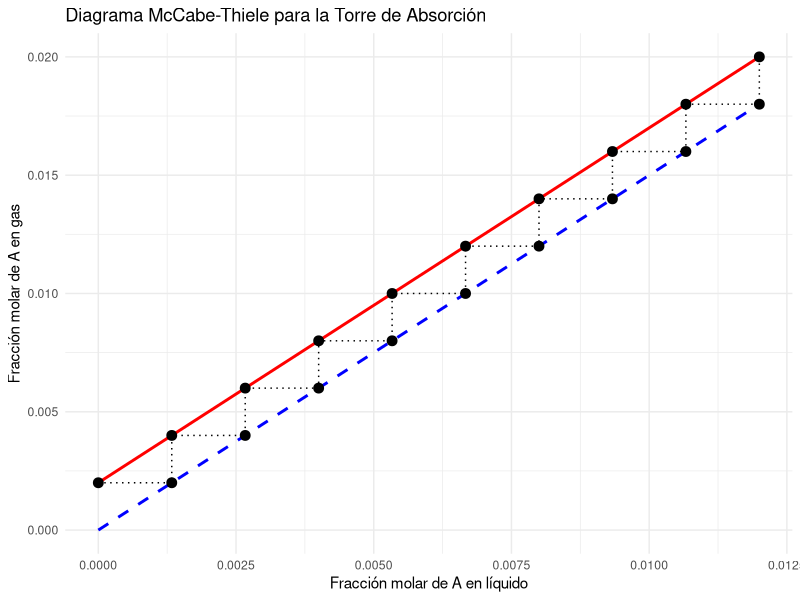
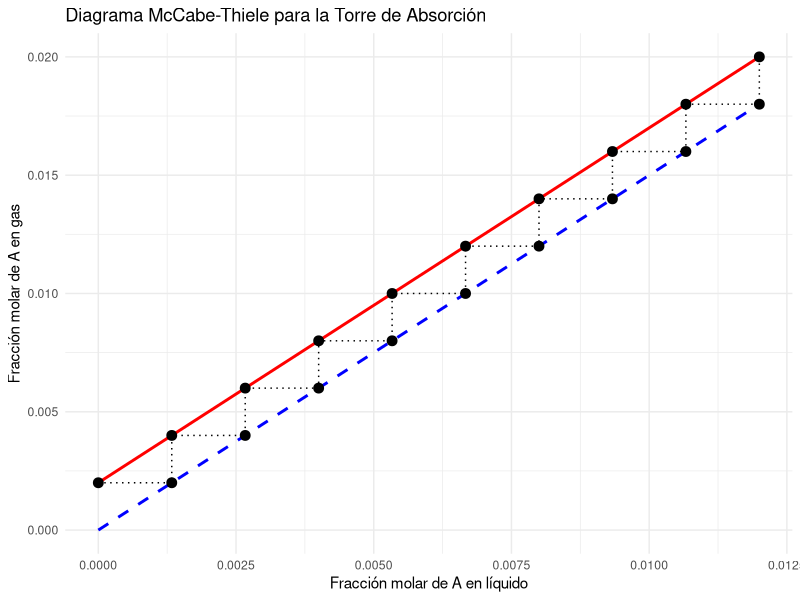

Recreate these plots in R, in order.
# ==========================================================================
# Diseño de una torre de absorción y el cálculo del número de etapas usando el método de McCabe-Thiele
# ==========================================================================
# Autor: Dr. José Juan Torres Martínez
# Docente de Ciencias Químicas
# Universidad Autónoma de San Luis Potosí (UASLP)
# México
#
# Material académico para estudiantes
#
# Descripción: Diseño de una torre de absorción y el cálculo del número de etapas usando el método de McCabe-Thiele.
# ==========================================================================


library(ggplot2)  # Para crear gráficos

# ---------------------- Datos del problema ----------------------
flujo_gas <- 100  # Flujo de gas en kg/h
flujo_liquido <- 1.5 * flujo_gas  # Flujo de líquido en kg/h (1.5 veces el flujo de gas)
y_entrada <- 0.02  # Fracción molar de A en el gas de entrada
y_salida <- 0.002  # Fracción molar de A en el gas de salida
pendiente_equilibrio <- 1.5  # Pendiente de la línea de equilibrio (relación y/x en equilibrio)

# ---------------------- Balance de masa ----------------------
x_entrada <- 0  # Se asume que el líquido entra puro (sin soluto A)
x_salida <- (flujo_gas / flujo_liquido) * (y_entrada - y_salida)  # Fracción molar de A en el líquido de salida

# ---------------------- Definir las líneas de equilibrio y operación ----------------------

# Línea de equilibrio: y = m * x
# Representa la relación entre las fracciones molares de A en el gas y el líquido en equilibrio.
linea_equilibrio <- function(x) pendiente_equilibrio * x

# Línea de operación: y = y_salida + (L/G) * (x - x_entrada)
# Representa la relación entre las fracciones molares de A en el gas y el líquido durante la operación.
# Pasa por (x_entrada, y_salida) arriba de la torre y por (x_salida, y_entrada) abajo.
linea_operacion <- function(x) y_salida + (flujo_liquido / flujo_gas) * (x - x_entrada)

# ---------------------- Generar puntos para graficar ----------------------
# Se generan valores de x (fracción molar de A en el líquido) desde 0 hasta x_salida.
x_valores <- seq(0, x_salida, length.out = 100)

# Se calculan los valores de y correspondientes a la línea de equilibrio y la línea de operación.
y_equilibrio <- linea_equilibrio(x_valores)
y_operacion <- linea_operacion(x_valores)

# ---------------------- Cálculo del número de etapas ----------------------
# Se empieza arriba de la torre, en el punto (x_entrada, y_salida), y se
# construye la escalera etapa por etapa:
# 1. Se mueve en horizontal hasta la línea de equilibrio (misma y, nueva x).
# 2. Se mueve en vertical hasta la línea de operación (misma x, nueva y).
# Esto se repite hasta llegar a la fracción molar de A en el gas de entrada.
x_etapa <- x_entrada  # Fracción molar de A en el líquido que entra (arriba).
y_etapa <- y_salida  # Fracción molar de A en el gas que sale (arriba).

lista_etapas <- list()  # Lista temporal para almacenar las coordenadas de las etapas.
lista_etapas[[1]] <- c(x_etapa, y_etapa)  # Punto inicial en la línea de operación.
iteracion <- 2  # Contador de puntos guardados.
max_iteraciones <- 50  # Número máximo de etapas para evitar bucles infinitos.
num_etapas <- 0  # Contador de etapas teóricas.

while (y_etapa < y_entrada && num_etapas < max_iteraciones) {
  # Movimiento horizontal hasta la línea de equilibrio.
  x_etapa <- y_etapa / pendiente_equilibrio
  lista_etapas[[iteracion]] <- c(x_etapa, y_etapa)
  iteracion <- iteracion + 1

  # Movimiento vertical hasta la línea de operación.
  y_etapa <- linea_operacion(x_etapa)
  lista_etapas[[iteracion]] <- c(x_etapa, y_etapa)
  iteracion <- iteracion + 1

  num_etapas <- num_etapas + 1
}

# Convertir la lista de etapas a un data.frame para facilitar su uso en ggplot.
etapas <- as.data.frame(do.call(rbind, lista_etapas))
colnames(etapas) <- c("x", "y")

# ---------------------- Graficar el diagrama McCabe-Thiele ----------------------
p <- ggplot() +
  # Línea de equilibrio (azul, punteada).
  geom_line(aes(x = x_valores, y = y_equilibrio), color = "blue", linewidth = 1, linetype = "dashed") +
  
  # Línea de operación (roja, continua).
  geom_line(aes(x = x_valores, y = y_operacion), color = "red", linewidth = 1) +
  
  # Puntos de las etapas (negros).
  geom_point(data = etapas, aes(x = x, y = y), color = "black", size = 3) +
  
  # Línea que conecta las etapas (negra, punteada).
  geom_path(data = etapas, aes(x = x, y = y), color = "black", linetype = "dotted") +
  
  # Estilos del gráfico.
  labs(title = "Diagrama McCabe-Thiele para la Torre de Absorción",
       x = "Fracción molar de A en líquido",
       y = "Fracción molar de A en gas") +
  theme_minimal()

# Mostrar gráfico
print(p)

# Guardar el gráfico
ggsave("ejemplo_07_mccabe_thiele.png", plot = p, width = 8, height = 6, dpi = 300)


# --------------------------------------------------------------------------
# Interpretación: Diagrama McCabe-Thiele para la Torre de Absorción
# --------------------------------------------------------------------------
# - Eje X: Fracción molar de A en el líquido (x). Es adimensional: es el
#   cociente entre los moles de A y los moles totales del líquido; va de 0 a 1
#   (aquí solo se muestra el intervalo pequeño desde 0 hasta la fracción de salida).
# - Eje Y: Fracción molar de A en el gas (y). También es adimensional, con el
#   mismo significado pero para el gas.
# - Lo que se aprecia: dos líneas, la de equilibrio (azul, punteada) y la de
#   operación (roja, continua), y entre ellas una escalera de puntos negros
#   unidos por una línea punteada. Cada escalón baja en vertical hasta la línea
#   de equilibrio y luego avanza en horizontal hasta la línea de operación.
# - Qué significa: cada escalón completo de la escalera es una etapa teórica
#   de la torre. Contar los escalones da el número de etapas necesarias para
#   bajar la fracción de A en el gas desde 0,02 (entrada) hasta 0,002 (salida).
#   Con los datos del archivo, la escalera tiene 9 escalones: 9 etapas teóricas.
#   Cuanto más separadas estén las dos líneas, menos escalones hacen falta.

# ---------------------- Mostrar el número de etapas ----------------------
cat("Número de etapas requeridas:", num_etapas, "\n")

# --------------------------------------------------------------------------
# Qué aprendimos
# --------------------------------------------------------------------------
# - El método de McCabe-Thiele dibuja la línea de equilibrio (lo que la
#   termodinámica permite) y la línea de operación (lo que el balance de masa
#   impone) en un mismo gráfico de fracción molar en el gas contra fracción
#   molar en el líquido.
# - Las fracciones molares son adimensionales (moles de A entre moles totales)
#   y por eso los dos ejes no llevan unidades físicas.
# - El número de etapas teóricas se lee contando los escalones entre las dos
#   líneas: cada escalón es una etapa de contacto gas-líquido.
# - Cambiar la relación de flujo líquido/gas mueve la línea de operación y
#   cambia el número de etapas necesarias.
